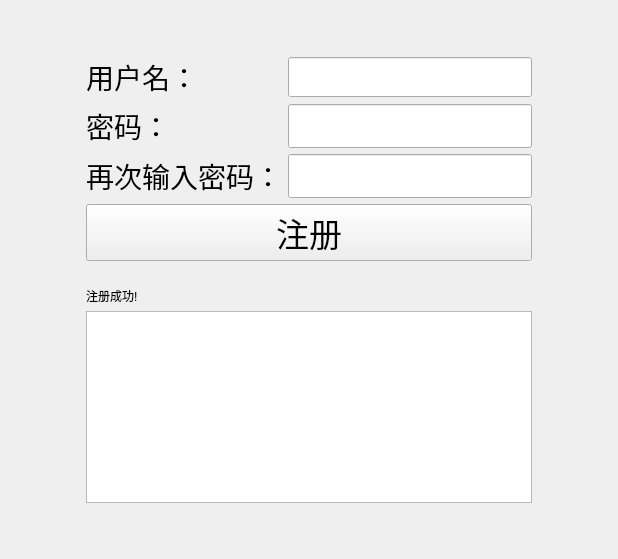
<?xml version="1.0" encoding="UTF-8"?>
<ui version="4.0">
 <class>Widget</class>
 <widget class="QWidget" name="Widget">
  <property name="geometry">
   <rect>
    <x>0</x>
    <y>0</y>
    <width>618</width>
    <height>559</height>
   </rect>
  </property>
  <property name="windowTitle">
   <string>Widget</string>
  </property>
  <layout class="QGridLayout" name="gridLayout">
   <item row="5" column="1">
    <spacer name="verticalSpacer_3">
     <property name="orientation">
      <enum>Qt::Vertical</enum>
     </property>
     <property name="sizeType">
      <enum>QSizePolicy::Fixed</enum>
     </property>
     <property name="sizeHint" stdset="0">
      <size>
       <width>20</width>
       <height>20</height>
      </size>
     </property>
    </spacer>
   </item>
   <item row="1" column="3">
    <spacer name="horizontalSpacer_2">
     <property name="orientation">
      <enum>Qt::Horizontal</enum>
     </property>
     <property name="sizeHint" stdset="0">
      <size>
       <width>40</width>
       <height>20</height>
      </size>
     </property>
    </spacer>
   </item>
   <item row="4" column="1" colspan="2">
    <widget class="QPushButton" name="RegisiterButton">
     <property name="font">
      <font>
       <pointsize>25</pointsize>
      </font>
     </property>
     <property name="text">
      <string>注册</string>
     </property>
    </widget>
   </item>
   <item row="1" column="2">
    <widget class="QLineEdit" name="UsrEdit">
     <property name="font">
      <font>
       <pointsize>21</pointsize>
      </font>
     </property>
     <property name="maxLength">
      <number>20</number>
     </property>
    </widget>
   </item>
   <item row="2" column="2">
    <widget class="QLineEdit" name="PwdEdit">
     <property name="minimumSize">
      <size>
       <width>0</width>
       <height>44</height>
      </size>
     </property>
     <property name="font">
      <font>
       <pointsize>10</pointsize>
      </font>
     </property>
     <property name="maxLength">
      <number>20</number>
     </property>
     <property name="echoMode">
      <enum>QLineEdit::Password</enum>
     </property>
    </widget>
   </item>
   <item row="1" column="1">
    <widget class="QLabel" name="UsrLabel">
     <property name="font">
      <font>
       <pointsize>21</pointsize>
      </font>
     </property>
     <property name="text">
      <string>用户名：</string>
     </property>
    </widget>
   </item>
   <item row="2" column="1">
    <widget class="QLabel" name="PwdLabel">
     <property name="font">
      <font>
       <pointsize>21</pointsize>
      </font>
     </property>
     <property name="text">
      <string>密码：</string>
     </property>
    </widget>
   </item>
   <item row="0" column="1">
    <spacer name="verticalSpacer">
     <property name="orientation">
      <enum>Qt::Vertical</enum>
     </property>
     <property name="sizeHint" stdset="0">
      <size>
       <width>20</width>
       <height>40</height>
      </size>
     </property>
    </spacer>
   </item>
   <item row="8" column="1">
    <spacer name="verticalSpacer_2">
     <property name="orientation">
      <enum>Qt::Vertical</enum>
     </property>
     <property name="sizeHint" stdset="0">
      <size>
       <width>20</width>
       <height>40</height>
      </size>
     </property>
    </spacer>
   </item>
   <item row="3" column="1">
    <widget class="QLabel" name="PwdLabel_again">
     <property name="font">
      <font>
       <pointsize>21</pointsize>
      </font>
     </property>
     <property name="text">
      <string>再次输入密码：</string>
     </property>
    </widget>
   </item>
   <item row="1" column="0">
    <spacer name="horizontalSpacer">
     <property name="orientation">
      <enum>Qt::Horizontal</enum>
     </property>
     <property name="sizeHint" stdset="0">
      <size>
       <width>40</width>
       <height>20</height>
      </size>
     </property>
    </spacer>
   </item>
   <item row="3" column="2">
    <widget class="QLineEdit" name="PwdEdit_again">
     <property name="minimumSize">
      <size>
       <width>0</width>
       <height>44</height>
      </size>
     </property>
     <property name="font">
      <font>
       <pointsize>10</pointsize>
      </font>
     </property>
     <property name="maxLength">
      <number>20</number>
     </property>
     <property name="echoMode">
      <enum>QLineEdit::Password</enum>
     </property>
    </widget>
   </item>
   <item row="6" column="1" colspan="2">
    <widget class="QLabel" name="ResultLabel">
     <property name="styleSheet">
      <string notr="true"/>
     </property>
     <property name="text">
      <string>注册成功!</string>
     </property>
    </widget>
   </item>
   <item row="7" column="1" colspan="2">
    <widget class="QTableView" name="tableView"/>
   </item>
  </layout>
 </widget>
 <resources/>
 <connections/>
</ui>
